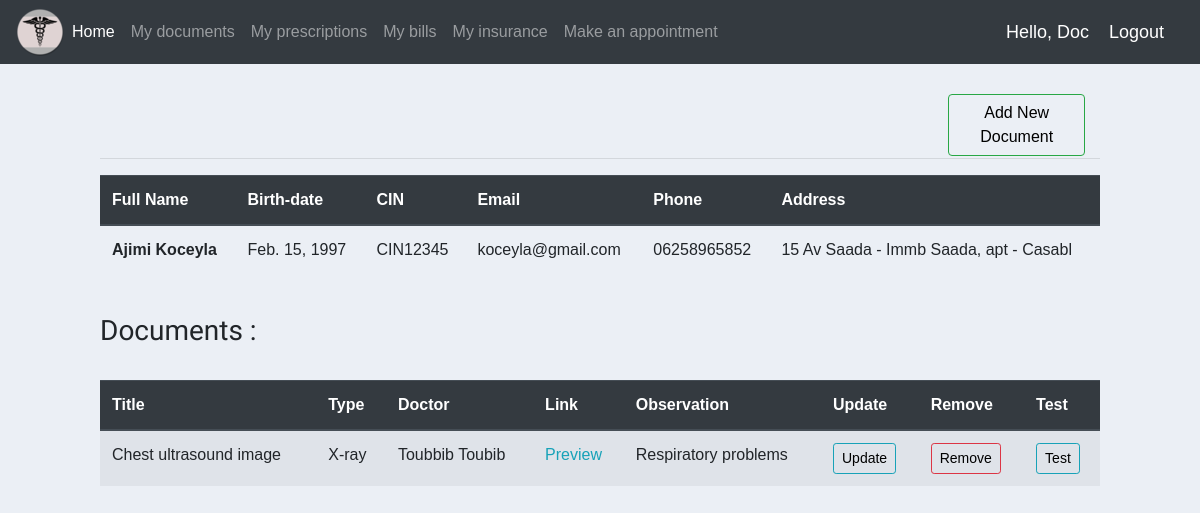
/patient/28 (signed in), run on the app's committed database.
### mainapp/models.py (models this page shows, shortened)
class CommonInfo(models.Model):
    SEX = (
        ('Male', 'Male'),
        ('Female', 'Female'),
    )
    first_name = models.CharField(max_length=80, null=True)
    last_name = models.CharField(max_length=80, null=True)
    birth_date = models.DateField(null=True)
    sex = models.CharField(max_length=10, choices=SEX, null=True)
    cin = models.CharField(max_length=15, null=True)
    phone_nb = models.CharField(max_length=30, null=True)
    address = models.ForeignKey(Address, null=True, on_delete=models.SET_NULL)
    objects = models.Manager()
    def __str__(self):
        return str(self.first_name) + ' ' + str(self.last_name)
    class Meta:
        abstract = True

class Patient(CommonInfo):
    user = models.OneToOneField(User, null=True, on_delete=models.CASCADE)
    email = models.EmailField(null=True)
    insur_acc_nb = models.OneToOneField(InsuranceAccount, null=True, on_delete=models.SET_NULL)
    weight = models.IntegerField(validators=[
        MaxValueValidator(200),
        MinValueValidator(1)
    ], null=True)
    allergies = models.CharField(max_length=200, null=True)

class Address(models.Model):
    streetNb = models.IntegerField()
    AptFloor = models.CharField(max_length=200)
    city = models.CharField(max_length=60)

class Document(models.Model):
    title = models.CharField(max_length=200)
    type = models.CharField(max_length=200)
    link = models.URLField()
    image = models.ImageField(null=True)
    patient = models.ForeignKey(
        Patient,
        null=True,
        on_delete=models.SET_NULL,
        related_name='documents'
    )
    doctor = models.ForeignKey(
        Doctor,
        null=True,
        on_delete=models.SET_NULL
    )
    observation = models.CharField(max_length=200, null=True)

class Doctor(CommonInfo):
    user = models.OneToOneField(User, null=True, on_delete=models.CASCADE)
    SPECIALTY = (
        ('General practice', 'General practice'),
        ('Clinical radiology', 'Clinical radiology'),
        ('Anaesthesia', 'Anaesthesia'),
        ('Ophthalmology', 'Ophthalmology')
    )
    email = models.EmailField()
    pwd = models.CharField(max_length=200)
    salary = models.FloatField()
    specialty = models.CharField(max_length=200, choices=SPECIALTY)
    is_active = models.BooleanField(default=True)
    created = models.DateField(auto_now_add=True)
    objects = models.Manager()

### mainapp/views.py (the view)
# urls.py: path('patient/<int:pk>', views.patient, name='patient'),
@login_required(login_url='login')
def patient(request, pk):
    pat = Patient.objects.get(id=pk)
    documents = pat.documents.all()
    context = {'patient': pat, 'documents': documents}
    return render(request, 'mainapp/entities/patient.html', context)

### mainapp/templatetags/usergroup_tag.py (called while the page is built)
@register.filter(name='has_group')
def has_group(user, group_name):
    return user.groups.filter(name=group_name).exists()

### mainapp/templates/mainapp/entities/patient.html
{% extends "base.html" %}
{% load static %}
{% block content %}
        <div class="col-sm-2 my-auto right" style="height:20px;">
            <a href="{% url 'create_document' patient.id %}" class="btn btn-success"><span>Add New Document</span></a>
        </div><br><br><hr>
        <table class="table table-stariped">
            <thead class="thead-dark">
                <tr>
                  <th scope="col">Full Name</th>
                  <th scope="col">Birth-date</th>
                  <th scope="col">CIN</th>
                  <th scope="col">Email</th>
                  <th scope="col">Phone</th>
                  <th scope="col">Address</th>
                </tr>
            </thead>
            <tbody>
                <tr>
                  <th scope="row">{{ patient.last_name }} {{ patient.first_name }}</th>
                  <td>{{ patient.birth_date }}</td>
                  <td>{{ patient.cin }}</td>
                  <td>{{ patient.email }}</td>
                  <td>{{ patient.phone_nb }}</td>
                  <td>{{ patient.address.streetNb }} {{ patient.address.AptFloor }} - {{ patient.address.city }} </td>
                </tr>
            </tbody>
        </table>
        <div>
            <br>
            <h3>Documents :</h3>
            <br>
            <table class="table table-striped">
                <thead class="thead-dark">
                    <tr>
                      <th scope="col">Title</th>
                      <th scope="col">Type</th>
                      <th scope="col">Doctor</th>
                      <th scope="col">Link</th>
                      <th scope="col">Observation</th>
                      <th scope="col">Update</th>
                      <th scope="col">Remove</th>
                      <th scope="col">Test</th>
                    </tr>
                </thead>
                <tbody>
                   {% for doc in documents %}
                    <tr>
                      <td>{{doc.title}}</td>
                      <td>{{doc.type}}</td>
                      <td>{{doc.doctor}}</td>
                      <td><a href="{{doc.link}}">Preview</a></td>
                      <td>{{doc.observation}}</td>
                      <td><a class="btn btn-sm btn-info" href="{% url 'updateDoc' doc.id patient.id %}">Update</a></td>
                      <td><a class="btn btn-sm btn-danger" href="{% url 'deleteDoc' doc.id patient.id %}">Remove</a></td>
                      <td><a class="btn btn-sm btn-info" href="{% url 'malaria_diagnose' doc.id patient.id %}">Test</a></td>
                    </tr>
                   {% endfor %}
                </tbody>
            </table>
        </div>
{% endblock %}

### mainapp/templates/navbar.html (shortened to what this page needs)
{% load static %}
{% load usergroup_tag %}
<nav class="navbar navbar-expand-lg navbar-dark bg-dark">
  <img src="{% static 'images/medlogo.ico' %}">
  <div class="collapse navbar-collapse" id="navbarTogglerDemo02">
    <ul class="navbar-nav mr-auto mt-2 mt-lg-0">
      <li class="nav-item active">
        {% if request.user|has_group:"admin" %}
        <a class="nav-link" href="{% url 'dashboard'  %}">Dashboard <span class="sr-only">(current)</span></a>
        {% else %}
          <a class="nav-link" href="{% url 'home'  %}">Home <span class="sr-only">(current)</span></a>
        {% endif %}
      </li>
      {% if request.user|has_group:"patient" %}
        <li class="nav-item">
          <a class="nav-link" href="{% url 'patientDocs' 'document' %}">My documents</a>
        </li>
        <li class="nav-item">
          <a class="nav-link" href="{% url 'patientDocs' 'prescription' %}">My prescriptions</a>
        </li>
        <li class="nav-item">
          <a class="nav-link" href="{% url 'patientDocs' 'bill' %}">My bills</a>
        </li>
        <li class="nav-item">
          <a class="nav-link" href="{% url 'patientDocs' 'insurance' %}">My insurance</a>
        </li>
        <li class="nav-item">
          <a class="nav-link" href="{% url 'calendar' %}">Make an appointment</a>
        </li>
      {% endif %}
    </ul>
  </div>
  <span class="hello-msg">Hello, {{ request.user }}</span>
  <span><a class="hello-msg" href="{% url 'logout' %}">Logout</a></span>
</nav>

### mainapp/static/css/base.css (style rules this page uses)
body { margin:0; padding:0; font-family:helvetica, sans-serif; background-color:rgb(208,0,0); }
a { color:#12c064; text-decoration:none; }
h1, h2, h3, h4, h5 , h6 { font-family: 'Muli', sans-serif; font-weight:normal; }

### mainapp/static/css/calendar.css (style rules this page uses)
ul { height: 100%; padding: 0px 5px 0px 20px; }
a { color: #17a2b8; }
.right { float: right; }
.btn { outline: none; color: black; background-color: transparent; box-shadow: 0 0 0 0; }

### mainapp/templates/navbar.html (style rules this page uses)
.hello-msg { font-size:18px; color:#fff; margin-right:20px; }

### data on the page
Patient: last_name "Ajimi", first_name "Koceyla", birth_date "Feb. 15, 1997", cin "CIN12345", email "koceyla@gmail.com", phone_nb "06258965852", address.streetNb "15", address.AptFloor "Av Saada - Immb Saada, apt", address.city "Casabl"
Document: title "Chest ultrasound image", type "X-ray", doctor "Toubbib Toubib", observation "Respiratory problems"

### other printed values
{{ request.user }} "Doc"
